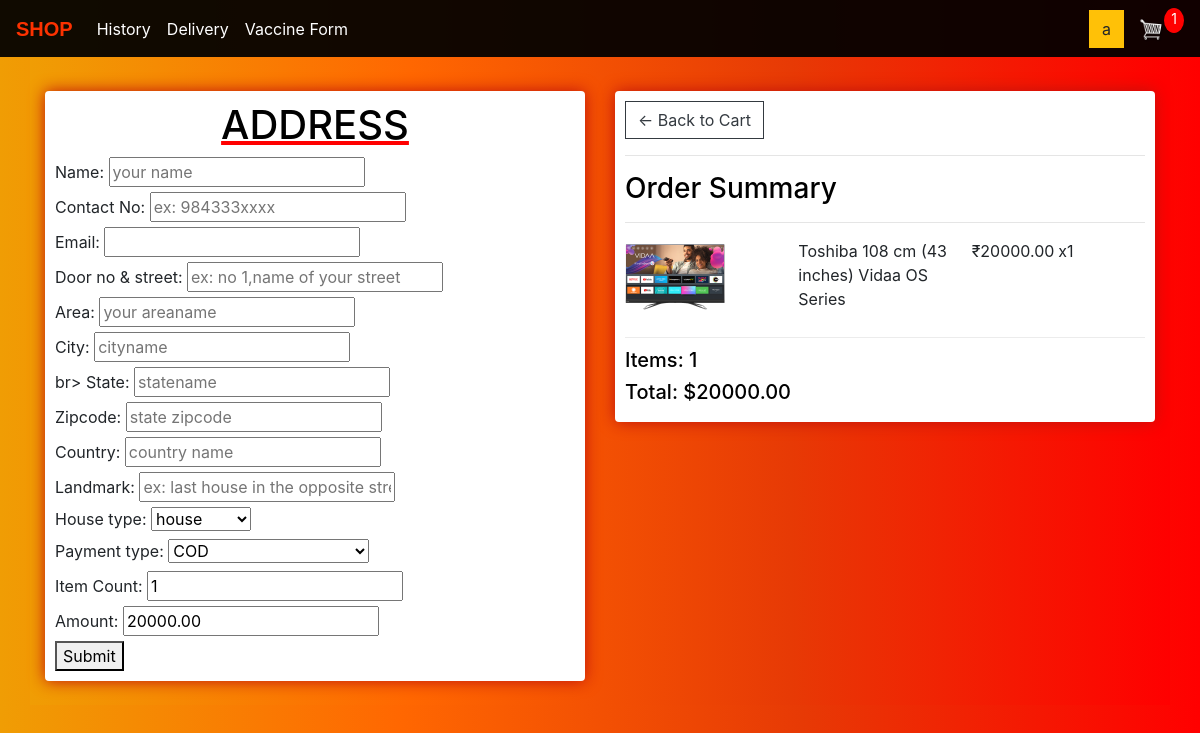
The app's page /main/checkout/ (signed in), older data.
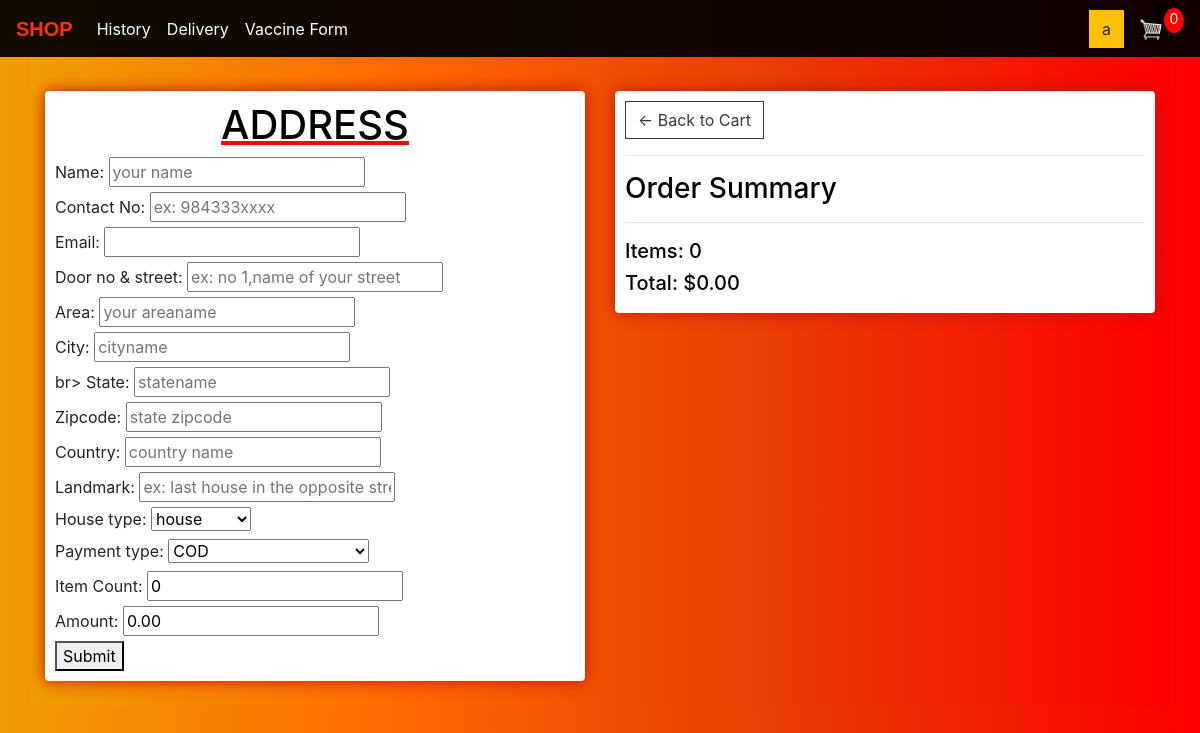
The same page, newer data.
### store/models.py (models this page shows, shortened)
class Order(models.Model):
	customer = models.ForeignKey(Customer, on_delete=models.SET_NULL, null=True, blank=True)
	date_ordered = models.DateTimeField(auto_now_add=True)
	complete = models.BooleanField(default=False)
	transaction_id = models.CharField(max_length=100, null=True)
	@property
	def shipping(self):
		shipping = False
		orderitems = self.orderitem_set.all()
		for i in orderitems:
			if i.product.digital == False:
				shipping = True
		return shipping
	@property
	def get_cart_total(self):
		orderitems = self.orderitem_set.all()
		total = sum([item.get_total for item in orderitems])
		return total
	@property
	def get_cart_items(self):
		orderitems = self.orderitem_set.all()
		total = sum([item.quantity for item in orderitems])
		return total

class OrderItem(models.Model):
	product = models.ForeignKey(Product, on_delete=models.SET_NULL, null=True)
	order = models.ForeignKey(Order, on_delete=models.SET_NULL, null=True)
	quantity = models.IntegerField(default=0, null=True, blank=True)
	date_added = models.DateTimeField(auto_now_add=True)
	@property
	def get_total(self):
		total = self.product.price * self.quantity
		return total

class Product(models.Model):
	name = models.CharField(max_length=200)
	price = models.FloatField()
	digital = models.BooleanField(default=False,null=True, blank=True)
	image = models.ImageField(null=True, blank=True)
	@property
	def imageURL(self):
		try:
			url = self.image.url
		except:
			url = ''
		return url

### store/views.py (the view)
# urls.py: path('checkout/', views.checkout, name="checkout"),
def checkout(request):
	data = cartData(request)
	score=request.user.merit
	cartItems = data['cartItems']
	order = data['order']
	items = data['items']
	if request.method == 'POST':
		form = OrdererForm(request.POST)
		if form.is_valid():
			form.save()
			return HttpResponseRedirect("/delivery",{'form':form})
	else:
		form = OrdererForm()
	context = {'items':items,'score':score, 'order':order, 'cartItems':cartItems,'form': form}
	return render(request, 'store/checkout.html', context)

### store/forms.py
class OrdererForm(forms.ModelForm):
    class Meta:
       model = Orderer
       fields = ('name','email','address1','address2','city','state','zipcode','country','landmark','count','quantity','customerhousetype','contactno','paymode')

### store/utils.py (called while the page is built)
def cartData(request):
	if request.user.is_authenticated:
		customer = request.user.customer
		order, created = Order.objects.get_or_create(customer=customer, complete=False)
		items = order.orderitem_set.all()
		cartItems = order.get_cart_items
	else:
		cookieData = cookieCart(request)
		cartItems = cookieData['cartItems']
		order = cookieData['order']
		items = cookieData['items']
	return {'cartItems':cartItems ,'order':order, 'items':items}

### templates/store/checkout.html (shortened to what this page needs)
{% extends 'store/main.html' %}
{% load static %}
{% block content %}
     <div class="row">
		<div class="col-lg-6">
			<div class="box-element" id="form-wrapper">
							<u style="color:#FF0000"><h1 style="text-align:center;color:#000000">ADDRESS</h1></u>
				<form method="post" enctype="multipart/form-data">
   					<label for="name">Name:</label>
   					<input type="text" id="name" name="name" placeholder="your name"><br>
   					<label for="contactno">Contact No:</label>
   					<input type="text" id="contactno" name="contactno" placeholder="ex: 984333xxxx"><br>
   					<label for="email">Email:</label>
  					<input type="text" id="email" name="email" value="{{request.user.email}}" readonly><br>
   					<label for="address">Door no & street:</label>
   					<input type="text" id="address1" name="address1" placeholder="ex: no 1,name of your street"><br>
   					<label for="address">Area:</label>
   					<input type="text" id="address2" name="address2" placeholder="your areaname"><br>
   					<label for="city">City:</label>
   					<input type="text" id="city" name="city" placeholder="cityname"><br>br>
   					<label for="state">State:</label>
   					<input type="text" id="state" name="state" placeholder="statename"><br>
   					<label for="zipcode">Zipcode:</label>
   					<input type="text" id="zipcode" name="zipcode" placeholder="state zipcode"><br>
   					<label for="country">Country:</label>
   					<input type="text" id="country" name="country" placeholder="country name"><br>
   					<label for="landmark">Landmark:</label>
   					<input type="text" id="landmark" name="landmark" placeholder="ex: last house in the opposite stree of mall"><br>
   					<label for="customerhousetype">House type:</label>
   					<select name="customerhousetype">
   						<option id="customerhousetype" name="customerhousetype" value="1">house</option>
   					</select>
   					<br>
   					{% if score == 60 or score < 60 %}
   					<label for="paymode">Payment type:</label>
   					<select name="paymode">
   						<option id="paymode" name="paymode" value="2">ONLINE TRANSACTION</option>
   					</select>
   					{% else %}
   					<label for="paymode">Payment type:</label>
   					<select name="paymode">
   						<option id="paymode" name="paymode" value="1">COD</option>
   					</select>
   					{% endif %}
   					<br>
   					<label for="count">Item Count:</label>
  					<input type="text" id="count" name="count" value="{{order.get_cart_items}}" readonly><br>
  					<label for="quantity">Amount:</label>
  					<input type="text" id="quantity" name="quantity" value="{{order.get_cart_total|floatformat:2}}" readonly><br>
  					<button type="submit">Submit</button>
				</form>
			</div>
			<br>
		</div>
		<div class="col-lg-6">
			<div class="box-element">
				<a  class="btn btn-outline-dark" href="{% url 'cart' %}">&#x2190; Back to Cart</a>
				<hr>
				<h3 style="color:#000000;">Order Summary</h3>
				<hr>
				{% for item in items %}
				<div class="cart-row">
					<div style="flex:2"><img class="row-image" src="{{item.product.imageURL}}"></div>
					<div style="flex:2"><p>{{item.product.name}}</p></div>
					<div style="flex:1"><p>₹{{item.product.price|floatformat:2}}</p></div>
					<div style="flex:1"><p>x{{item.quantity}}</p></div>
				</div>
				{% endfor %}
				<h5 style="color:#000000;">Items:   {{order.get_cart_items}}</h5>
				<h5 style="color:#000000;">Total:   ${{order.get_cart_total|floatformat:2}}</h5>
			</div>
		</div>
	</div>
{% endblock content %}

### templates/store/main.html (shortened to what this page needs)
<!DOCTYPE html>
{% load static %}
<html>
<head>
	<link rel="stylesheet" href="https://stackpath.bootstrapcdn.com/bootstrap/4.4.1/css/bootstrap.min.css">
    <link rel="stylesheet" href="https://stackpath.bootstrapcdn.com/bootstrap/4.4.1/css/bootstrap.min.css">
	<link rel="stylesheet" type="text/css" href="{% static 'css/main.css' %}">
</head>
<body>
	<nav id="nav" class="navbar navbar-expand-lg  ">
	  <a id="txt"class="navbar-brand" href="{% url 'store' %}"><b>SHOP</b></a>
	  <div class="collapse navbar-collapse" id="navbarSupportedContent">
	    <ul class="navbar-nav mr-auto">
	      {% if user.is_authenticated %}
	      <li class="nav-item active">
	        <a class="nav-link" style="color:#FFFFFF" href="history/">History <span class="sr-only">(current)</span></a>
	      </li>
	 	{% endif %}
	 	{% if user.is_dboy %}
	      <li class="nav-item active">
	        <a class="nav-link" style="color:#FFFFFF" href="delivery/">Delivery <span class="sr-only">(current)</span></a>
	      </li>
	      <li class="nav-item active">
	        <a class="nav-link" style="color:#FFFFFF" href="vaccine/">Vaccine Form <span class="sr-only">(current)</span></a>
	      </li>
	 	{% endif %}
	    </ul>
	    {% if user.is_authenticated %}
	    <div id="log" class="form-inline my-2 my-lg-0">
	     	<a href="login/"class="btn btn-warning">{{request.user.username}}</a>
	     	<a href="{% url 'cart' %}">
	    		<img  id="cart-icon" src="{% static 'images/cart.png' %}">
	    	</a>
	    	<p id="cart-total">{{cartItems}}</p>
	    </div>
	    {% endif %}
	  </div>
	</nav>
     <div class="container">
            <br>
            {% block content %}
            {% endblock content %}
         </div>
</body>
</html>

Row changes from the older to the newer data that the page shows:
removed OrderItem: product.imageURL (picture), product.name "Toshiba 108 cm (43 inches) Vidaa OS Series", product.price "20000.00", quantity "1"
computed for Order: count "1" → "0"; quantity "20000.00" → "0.00"; get_cart_items "1" → "0"; get_cart_total "20000.00" → "0.00"
Text that changed along with them:
{{ cartItems }}: "1" → "0"
